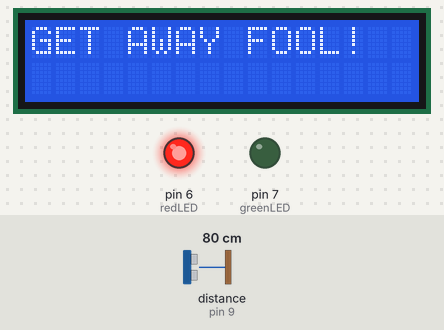
Bench run of a sketch on a simulated Arduino Uno, built with avr-gcc and run on an emulated ATmega328P. Parts: 16×2 character LCD, output pins drawn as LEDs (lit = HIGH). Wiring (inferred from the names in the program): ultrasonic range finder: trigger pin 10; echo pin 9. Inputs (shaded band) come from the test bench; at power-on: distance to the obstacle (sensor on pin 9) 80 cm. The echo pulse lasts 58.3 µs per cm; pins used as bus, display or sensor lines are not drawn; what the sketch prints to the serial monitor is not drawn.

Above: at 1.2 s.
1.3 s: distance to the obstacle (sensor on pin 9) set to 85 cm
At 2.3 s:
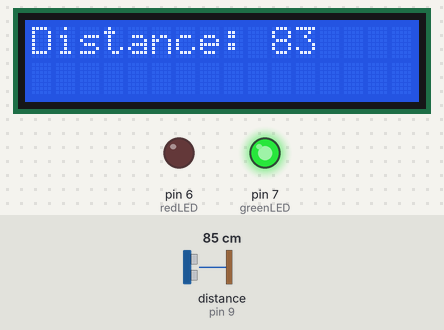
2.8 s: distance to the obstacle (sensor on pin 9) set to 35 cm
At 3.3 s:
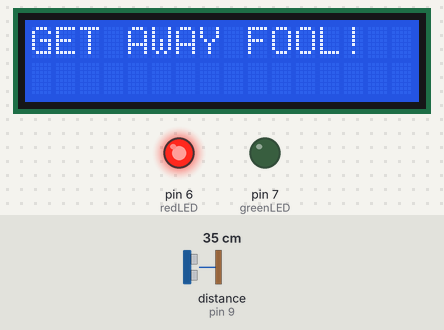
5.8 s: distance to the obstacle (sensor on pin 9) set to 299 cm
At 7.2 s:
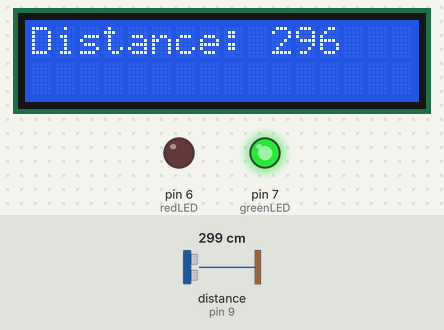
8.8 s: distance to the obstacle (sensor on pin 9) set to 2 cm
At 10.1 s:
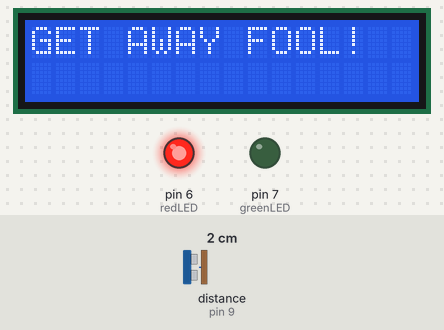
Timing chart, 0 to 11.8 s (numbered marks = the images above; inputs shaded):
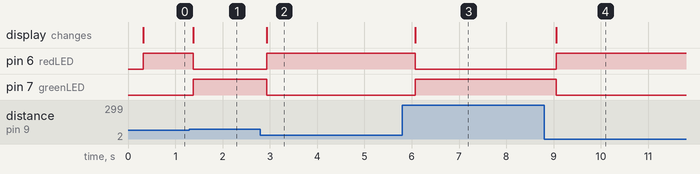

Measured:
- the behaviour switches between 81 and 82 cm on distance to the obstacle (sensor on pin 9) (found by bisection; images 0 and 1)
- after the input at 1.3 s, pin 6 (redLED): HIGH → LOW after 0.08 s; pin 7 (greenLED): LOW → HIGH after 0.08 s; the display: changes after 0.08 s (image 1)
- after the input at 2.8 s, pin 6 (redLED): LOW → HIGH after 0.14 s; pin 7 (greenLED): HIGH → LOW after 0.14 s; the display: changes after 0.14 s (image 2)
- after the input at 5.8 s, pin 6 (redLED): HIGH → LOW after 0.28 s; pin 7 (greenLED): LOW → HIGH after 0.28 s; the display: changes after 0.28 s (image 3)
- after the input at 8.8 s, pin 6 (redLED): LOW → HIGH after 0.26 s; pin 7 (greenLED): HIGH → LOW after 0.26 s; the display: changes after 0.26 s (image 4)

The sketch:

LCD_Screen.ino
```cpp
#include <LiquidCrystal.h>

LiquidCrystal lcd(12, 11, 5, 4, 3, 2);

int triggerPin = 10;
int echoPin = 9;

int redLED = 6;
int greenLED = 7;

long duration;
int distance;

void setup() {
  // put your setup code here, to run once:

  pinMode(triggerPin, OUTPUT);
  pinMode(echoPin, INPUT);

  pinMode(redLED, OUTPUT);
  pinMode(greenLED, OUTPUT);

  lcd.begin(16, 2);


  Serial.begin(9600);
}

void loop() {
  // put your main code here, to run repeatedly:


//  digitalWrite(redLED, HIGH);
//  digitalWrite(greenLED, HIGH);

  lcd.setCursor(0, 0);
  delay(250);


  digitalWrite(triggerPin, LOW);
  delayMicroseconds(2);

 digitalWrite(triggerPin, HIGH);
 delayMicroseconds(10);
 digitalWrite(triggerPin, LOW);


 duration = pulseIn(echoPin, HIGH);
 distance = duration*0.034/2;

 Serial.print("Distance (cm): ");
 Serial.println(distance);

 lcd.clear();
 lcd.print("Distance: ");
 lcd.print(distance);


 if(distance < 80) {
  //TOO CLOSE
   lcd.clear();
 lcd.print("GET AWAY FOOL!");
  digitalWrite(redLED, HIGH);
  digitalWrite(greenLED, LOW);
 } else {
  digitalWrite(greenLED, HIGH);
    digitalWrite(redLED, LOW);
 }


}
```
